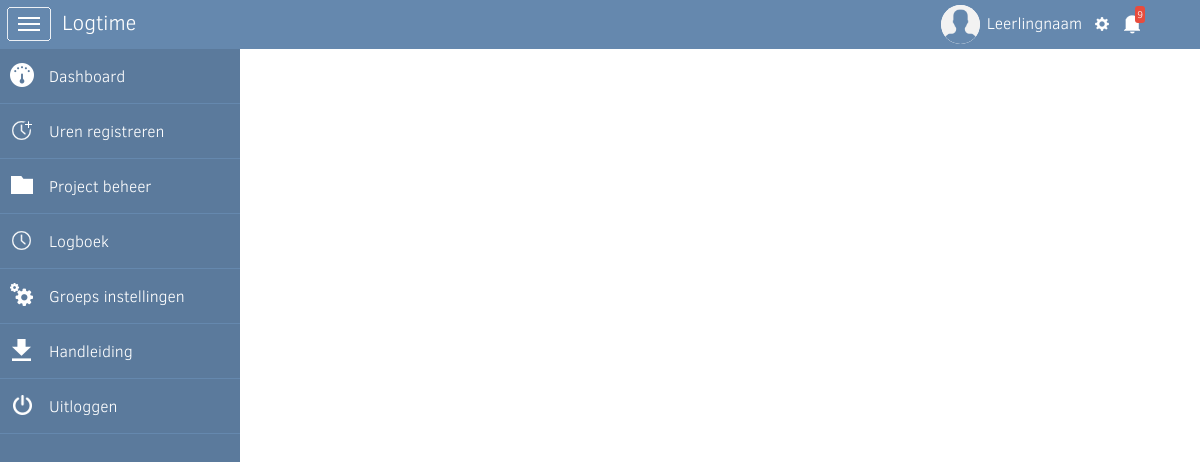
The page /persoonlijke-instellingen on the database as committed earlier.
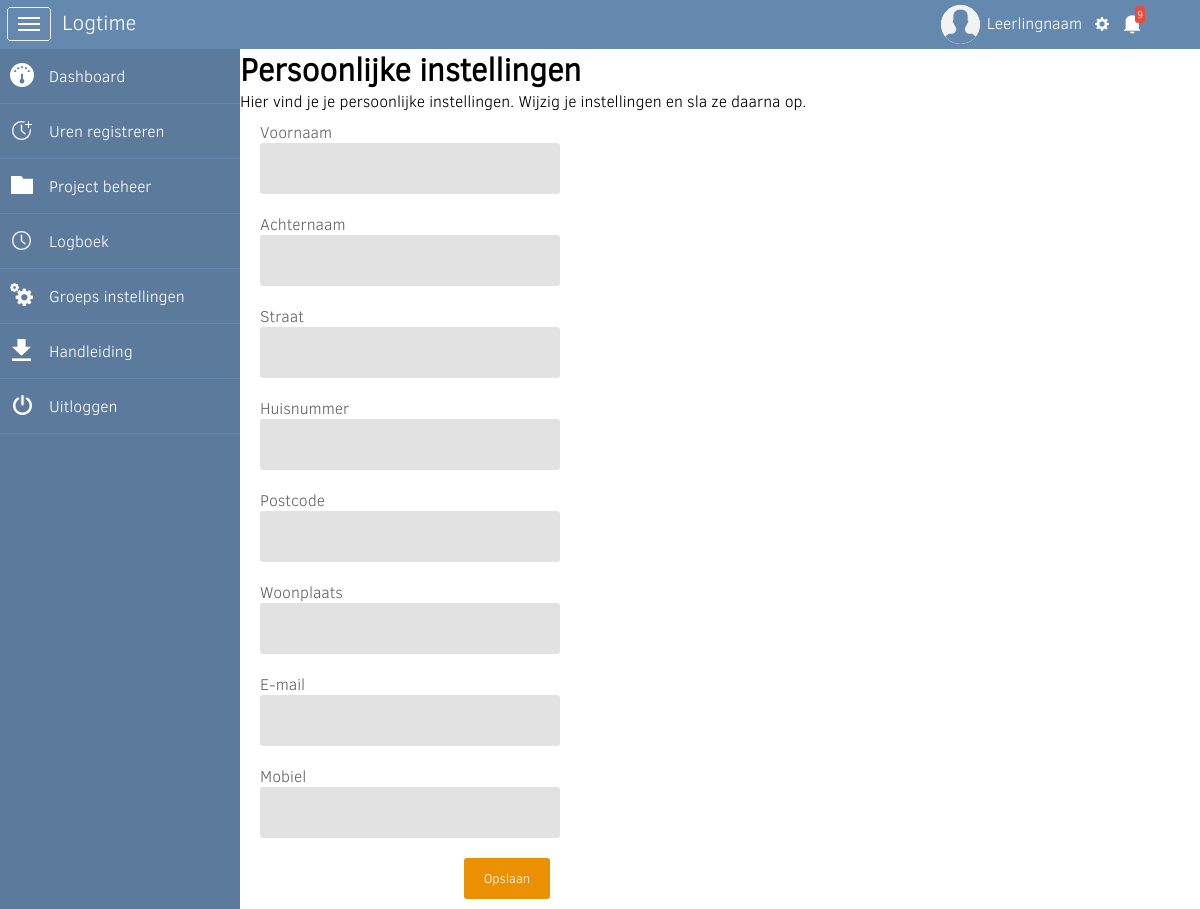
The same page on the database as committed later.
### tables this page shows
CREATE TABLE IF NOT EXISTS `onderdelen` (
  `onderdeel_id` int(11) NOT NULL AUTO_INCREMENT,
  `onderdeel` varchar(255) NOT NULL,
  `onderdeel_url` varchar(255) DEFAULT NULL,
  `created_at` timestamp NOT NULL DEFAULT CURRENT_TIMESTAMP,
  `updated_at` timestamp NOT NULL DEFAULT CURRENT_TIMESTAMP ON UPDATE CURRENT_TIMESTAMP,
  `menubar` int(11) DEFAULT '1',
  `icon` varchar(255) NOT NULL,
  `actief` int(11) DEFAULT '1',
  PRIMARY KEY (`onderdeel_id`)
);

CREATE TABLE IF NOT EXISTS `paginas` (
  `pagina_id` int(10) unsigned NOT NULL AUTO_INCREMENT,
  `onderdeel_id` int(11) NOT NULL,
  `naam` varchar(255) NOT NULL,
  `titel` varchar(255) NOT NULL,
  `body` varchar(255) NOT NULL,
  `kop` varchar(255) NOT NULL,
  `tekst` longtext NOT NULL,
  `element` varchar(255) NOT NULL,
  `created_at` timestamp NOT NULL DEFAULT CURRENT_TIMESTAMP,
  `updated_at` timestamp NOT NULL DEFAULT CURRENT_TIMESTAMP ON UPDATE CURRENT_TIMESTAMP,
  `actief` int(11) NOT NULL DEFAULT '1',
  PRIMARY KEY (`pagina_id`)
);

### include/config.php (called while the page is built, shortened)
<?php
	$website = 'http://'.$_SERVER['HTTP_HOST'].'/logtime';
?>

### include/content.php (called while the page is built, shortened)
<?php
if($url1 == 'dashboard') {
	$pagina = 'dashboard.php';
	$body = 'dashboard';
	$onderdeel_id = '1';
}
else{
    $query  = "SELECT * FROM onderdelen WHERE actief = '1' AND onderdeel_url = '".$url1."' LIMIT 1";
    $result = mysqli_query($dbc, $query);
    $row    = mysqli_fetch_array($result);
    $count  = mysqli_num_rows($result);
    if($count >= 1) {
        $onderdeel_id = $row['onderdeel_id'];
        $query  = "SELECT * FROM paginas WHERE onderdeel_id = '".$onderdeel_id."' AND actief = '1' LIMIT 1";
        $result = mysqli_query($dbc, $query);
        $count  = mysqli_num_rows($result);
        $rec    = mysqli_fetch_array($result);
        if($count >= 1) {
            $kop                = $rec['kop'];
            $tekst              = $rec['tekst'];
        }
        else {
           $pagina = 'handling/404.php';
        }
    }
    else {
           $pagina = 'handling/404.php';
    }
}
?>

### include/elements/navigatie.php (the view, shortened to what this page needs)
<nav class="cbp-spmenu cbp-spmenu-vertical cbp-spmenu-left menu-mob-width cbp-spmenu-open" id="cbp-spmenu-s1">
    <a href="<?php echo $website; ?>"><span><img src="_img/icons/dashboard.png" alt="Dashboard"></span>Dashboard</a>
    <div id="urend"><a href="#"><span><img src="_img/icons/urenreg.png" alt="uren"></span>Uren registreren</a></div>
    <?php
    $query = "SELECT * FROM onderdelen WHERE actief = '1' AND menubar = '1' ORDER BY onderdeel_id ASC";
	$result = mysqli_query($dbc, $query);
    while($row = mysqli_fetch_array($result)) {
	$onderdeel    = $row['onderdeel'];
	$url          = $row['onderdeel_url'];
	$icon     	  = $row['icon'];
	if($icon != ''){
		$image = '<img src="_img/icons/'.$icon.'" alt="'.$onderdeel.'">';
	}
    if($url1 == $url) { $class = 'active'; }
	else { $class = ''; }
	    echo '<a href="'.$url.'" class="'.$class.'"><span>'.$image.'</span>'.$onderdeel.'</a>';
	}
    ?>
    <a href="#"><span><img src="_img/icons/handleiding.png" alt="Handleiding"></span>Handleiding</a>
    <a href="#"><span><img src="_img/icons/uitloggen.png" alt="Uitloggen"></span>Uitloggen</a>
</nav>

### index.php (shortened to what this page needs)
<?php
$url1 = $_GET['url1'];
include('include/config.php');
include('include/content.php');
?>
<!DOCTYPE html PUBLIC "-//W3C//DTD XHTML 1.0 Transitional//EN" "http://www.w3.org/TR/xhtml1/DTD/xhtml1-transitional.dtd">
<html lang="nl">
    <head>
         <?php include('include/links.php'); ?>
    </head>
    <body>
        <?php include('include/elements/top-header.php'); ?>
        <div class="cbp-spmenu-push cbp-spmenu-push-toright" id="wrapper">
            <?php include('include/elements/navigatie.php'); ?>
            <?php include ('include/pages/'.$pagina); ?>
        </div>
    </body>
</html>

### include/links.php (shortened to what this page needs)
<link rel="stylesheet" href="_css/normalize.css">
<link rel="stylesheet" href="_css/style.css">
<link rel="stylesheet" href="_css/component.css">
<link rel="stylesheet" href="_css/contenttoggle.css">
<link rel="stylesheet" href="_css/default.date.css">
<link rel="stylesheet" href="_css/default.css">
<link rel="stylesheet" href="_css/mediaquery.css">

### include/elements/top-header.php (shortened to what this page needs)
<div class="top-header">
    <img src="_img/icons/menu.png" alt="menu" id="showLeftPush">
    <div class="title-place">
        <h1>Logtime</h1>
    </div>
    <span class="noti-aantal">9</span>
    <a href="#" id="notificationLink"><img src="_img/icons/noti.png" alt="meldingen" class="noti"></a>
    <a href="persoonlijke-instellingen"><img src="_img/icons/instellingen-mob.png" alt="Instellingen" class="destop-instellingen" title="Instellingen">
        <p>Leerlingnaam</p>
    </a>
    <img src="_img/icons/avatar-empty.png" alt="avatar" class="avatar">
</div>

### include/pages/persoonlijke-instellingen.php (shortened to what this page needs)
<?php
if($kop != '') { echo '<h1>'.$kop.'</h1>'; }
if($tekst != '') { echo $tekst; }
?>
<div class="personal-settings">
	<form id="contact" method="post" action="">
		<label for="firstname">Voornaam</label>
		<input type="text" name="firstname">
		<label for="lastname">Achternaam</label>
		<input type="text" name="lastname">
		<label for="street">Straat</label>
		<input type="text" name="street">
		<label for="housenumber">Huisnummer</label>
		<input type="text" name="housenumber">
		<label for="firstname">Postcode</label>
		<input type="text" name="firstname">
		<label for="city">Woonplaats</label>
		<input type="text" name="city">
		<label for="email">E-mail</label>
		<input type="email" name="email" >
		<label for="phone">Mobiel</label>
		<input type="phone" name="phone">
		<input type="submit" name="submit" id="submit" value="Opslaan" class="bijwerken" />
	</form>
</div>

### _css/style.css (style rules this page uses)
body { margin: 0px; padding: 0px; font-family: 'clear_sans_lightregular'; -webkit-appearance: none; }
h1, h2, h3, p { margin:0px; padding: 0px; }
input, select { outline: none; transition: 0.3s; }
a { text-decoration: none; }
.top-header { width: 100%; height: 49px; background: #6588ae; position: fixed; z-index: 20; }
.top-header p { color: #fff; padding: 13px 13px 13px 2px; float: right; }
.noti { float: right!important; margin: 15px 60px 15px 15px!important; }
.noti-aantal { padding: 2px; border-radius: 3px; text-align: center; background: #e84c3d; font-size: 10px; color: #fff; position: absolute; right: 55px; top: 6px; }
nav span img { position: relative; top: 5px; margin-right: 15px; }
.bijwerken { margin: 0px 10px 10px 127px; font-size: 13px; padding: 8px; border: 0px; color: #fff; border-radius: 3px; background: #eb9001; cursor: pointer; }
.avatar { width: 39px; height: 39px; border-radius: 39px; background: #fff; float: right!important; margin: 5px!important; }
.top-header img { margin: 7px; cursor: pointer; float: left; }
#wrapper { margin: 49px 0px 0px 0px; }
.title-place { float: left; width: 182px; }
.title-place h1 { padding: 9px 0px 0px 4px; margin: 0px; color: #fff; font-weight: normal; font-size: 21px; float: left; }
.destop-instellingen { float: right!important; margin: 17px 0px 0px 0px!important; }
.personal-settings { position: relative; width: 300px; margin: 10px 10px 10px 20px; }
.personal-settings input[type='text'], .personal-settings input[type='email'], .personal-settings input[type='phone'], .personal-settings input[type='password'], .personal-settings textarea { width: 100%; background: #e2e2e2; border-radius: 3px; color: #666; padding: 15px; border: 0px; margin-bottom: 20px; }
.personal-settings input[type='submit'] { padding: 12px 20px 12px 20px; color: #fff; background: #eb9001; border-radius: 3px; border: 0px; float: right; cursor: pointer; transition: 0.3s; }
.personal-settings { color: #666; }

### _css/component.css (style rules this page uses)
.cbp-spmenu { background: #5b7a9c; position: fixed; }
.cbp-spmenu a { display: block; color: #fff; font-size: 16px; font-weight: 300; }
.cbp-spmenu-vertical { width: 240px; height: 100%; top: 20; z-index: 1000; padding-bottom: 50px; }
.cbp-spmenu-vertical a { border-bottom: 1px solid #6588ae; padding: 9px 0px 16px 10px; }
.cbp-spmenu-left { left: -240px; }
.cbp-spmenu-left.cbp-spmenu-open { left: 0px; }
.cbp-spmenu-push { overflow-x: hidden; position: absolute; left: 0; }
.cbp-spmenu-push-toright { left: 240px; }
.cbp-spmenu, .cbp-spmenu-push { -webkit-transition: all 0.3s ease; -moz-transition: all 0.3s ease; transition: all 0.3s ease; }

### _css/default.css (style rules this page uses)
*, *:after, *:before { -webkit-box-sizing: border-box; -moz-box-sizing: border-box; box-sizing: border-box; }

Rows that differ between the two databases and show on the page:
now on this page (row edited): paginas: kop "Persoonlijke instellingen", tekst "Hier vind je je persoonlijke instellingen. Wijzig je instellingen en sla ze daarna op."
Other text that changed with them:
form field submit: (not shown) → "Opslaan"
text now shown: "Voornaam Achternaam Straat Huisnummer Postcode Woonplaats E-mail Mobiel"
